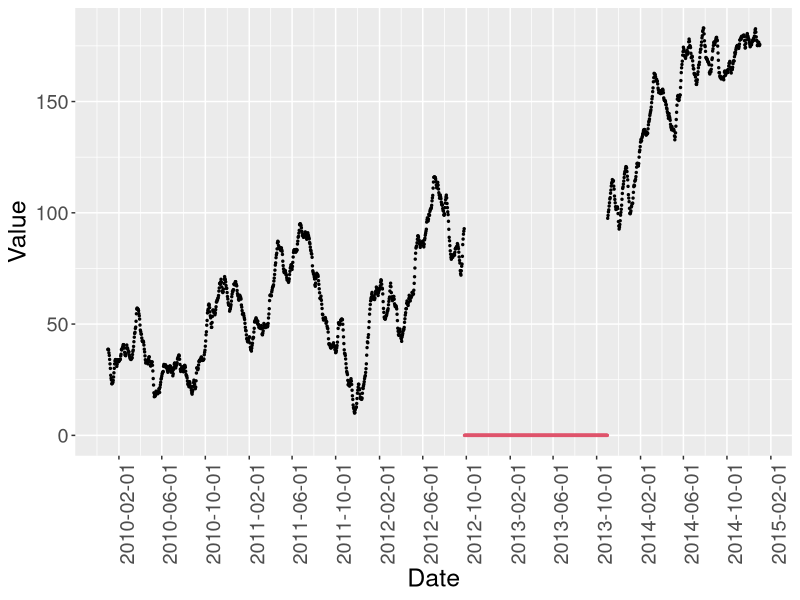

R code for this plot:
## ---- chunk 1
library(knitr)
library(magrittr)
library(xtable)
library(dplyr)
library(ggplot2)
opts_chunk$set(echo = FALSE, cache=TRUE, comment="", cache.path = ".cache-EDA/")
fig <- function(path, size = 100) {
  sprintf("<img src='img/%s' style='max-width: %d%%;max-height: %d%%'></img>", 
          path, size, size)
}
fig2 <- function(path, size = 100) {
  sprintf("<img src='img/%s' style='width: %d%%'></img>", 
          path, size)
}
sys_name <- Sys.info()["sysname"] %>% tolower
sys_encode <- c("utf8", "utf8", "big5")[pmatch(sys_name, c("linux", "darwin", "windows"))]
sessionInfo() %>% capture.output %>% cat(file = "sessionInfo.log", sep = "\n")
## ---- chunk 2
# R code here
x <- matrix(c(10, 5, 7, 7), ncol=2)
chisq.test(x)$p.value

y <- matrix(c(100, 50, 70, 70), ncol=2)
chisq.test(y)$p.value

z <- matrix(c(1000, 500, 700, 700), ncol=2)
chisq.test(z)$p.value
## ---- chunk 3
set.seed(123)
x <- seq(as.Date("2010/1/1"), as.Date("2015/1/1"), "days")
y <- arima.sim(list(order = c(1,1,0), ar = 0.7), n=length(x)-1)
y <- y + abs(min(y)) + 10
y[1000:1400] <- NA
dat <- data.frame(x, y)
ggplot(data=dat, aes(x=x,y=y)) +
  geom_point(size=0.5, col=adjustcolor(1,1)) +
  labs(x="Date", y="Value") +
  scale_x_date(date_breaks = "4 month") +
  geom_point(data=subset(dat, is.na(y)), 
             aes(x, y=0), col=2, size=0.5) +
  theme(axis.text.x = element_text(angle = 90, hjust = 1), 
        text=element_text(size=18))
